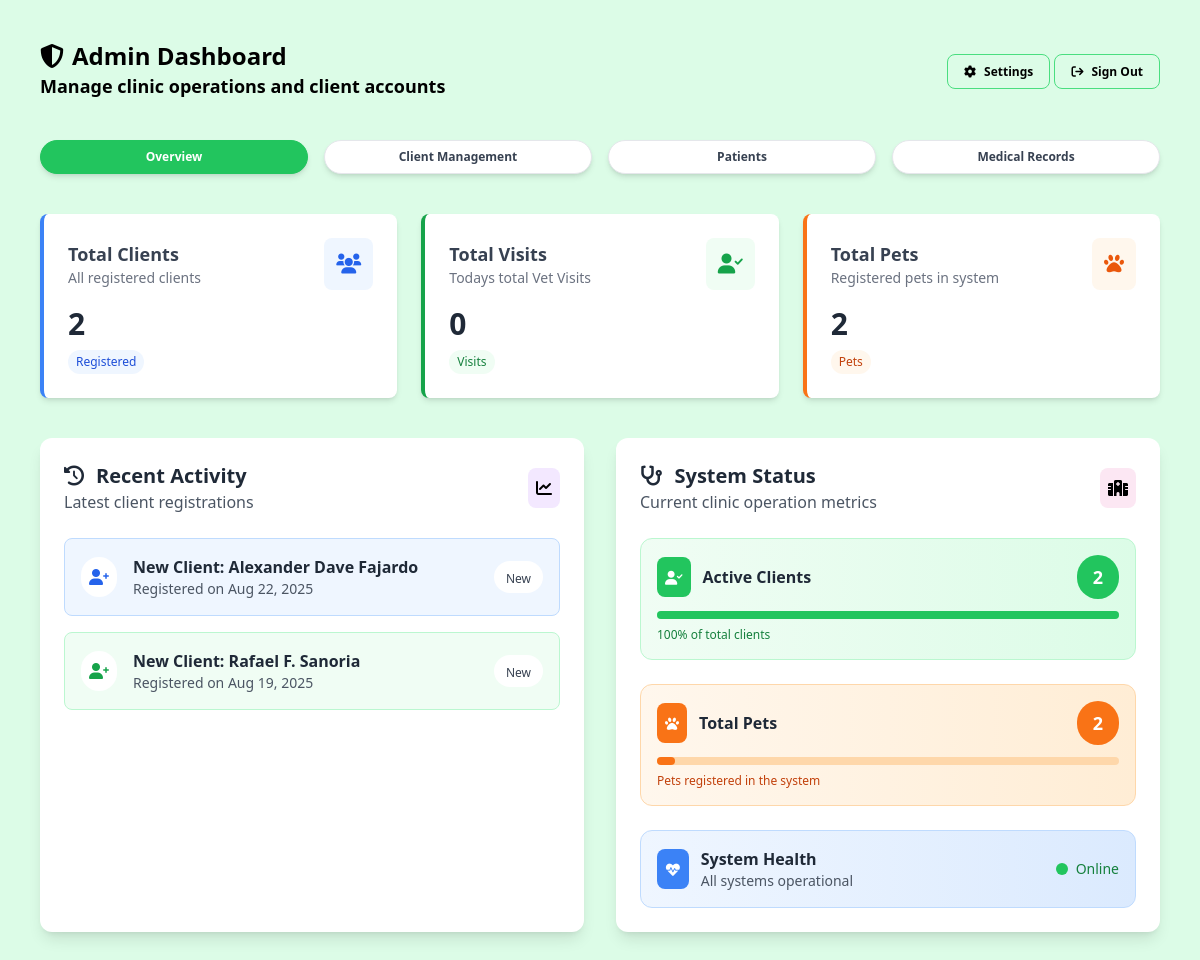
The page /admin/admin-dashboard.php (signed in) on the database as committed earlier.
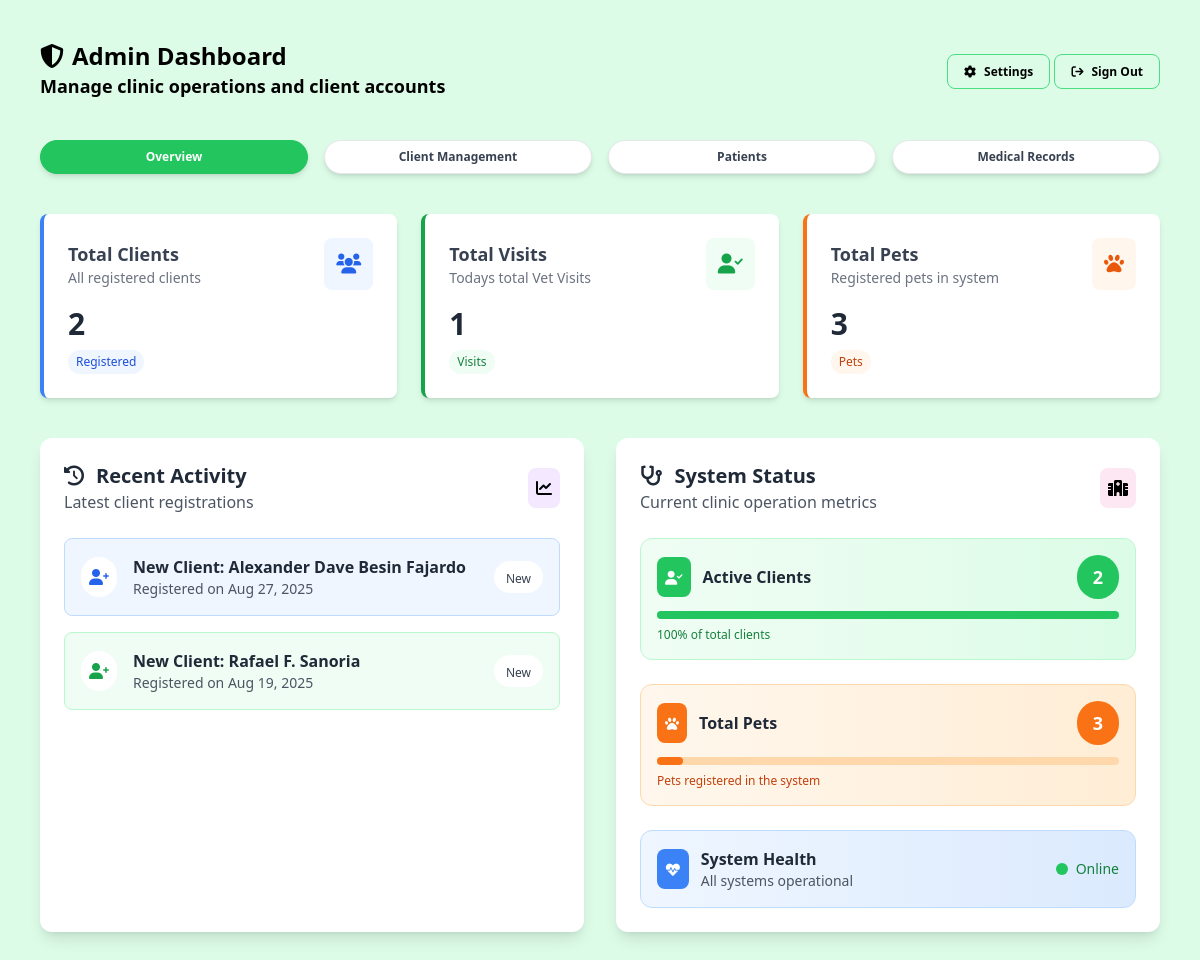
The same page on the database as committed later.
### tables this page shows
CREATE TABLE `owners` (
  `id` bigint(20) NOT NULL,
  `user_id` bigint(20) DEFAULT NULL,
  `name` text NOT NULL,
  `email` text DEFAULT NULL,
  `phone` varchar(32) DEFAULT NULL,
  `emergency` varchar(32) DEFAULT NULL,
  `address` longtext NOT NULL,
  `created_at` timestamp NOT NULL DEFAULT current_timestamp() ON UPDATE current_timestamp(),
  `status` enum('active','inactive') NOT NULL DEFAULT 'active'
);

### helpers/fetch.php (called while the page is built)
<?php
function fetchAllData(PDO $pdo, string $query, array $params = []): array
{
    $stmt = $pdo->prepare($query);
    $stmt->execute($params);
    return $stmt->fetchAll(PDO::FETCH_ASSOC);
}
function fetchOneData(PDO $pdo, string $query, array $params = []): ?array
{
    $stmt = $pdo->prepare($query);
    $stmt->execute($params);
    $result = $stmt->fetch(PDO::FETCH_ASSOC);
    return $result ?: null;
}

### admin/admin-dashboard.php (the view, shortened to what the changed rows need)
<?php
include_once '../config/config.php';
require_once '../helpers/fetch.php';
$petOwners = fetchAllData($pdo, "SELECT * FROM users WHERE access_type = 'owner'");
$allPetOwners = fetchAllData($pdo, "SELECT * FROM owners ORDER BY created_at DESC LIMIT 4");
$totalPets = fetchAllData($pdo, "SELECT * FROM pets");
$totalRecords = fetchOneData($pdo, "SELECT COUNT(*) AS total_transactions_today
FROM medical_records
WHERE visit_date = CURDATE()");
?>
<!DOCTYPE html>
<html lang="en">
<head>
    <script src="https://cdn.tailwindcss.com"></script>
    <link rel="stylesheet" href="https://cdnjs.cloudflare.com/ajax/libs/font-awesome/6.0.0-beta3/css/all.min.css">
</head>
<body class="bg-green-100 w-full h-screen overflow-y-auto">
    <?php
    include_once '../includes/admin-header.php';
    ?>
    <main class="pb-10">
        <section class="p-6 md:p-10">
            <div class="grid grid-cols-1 md:grid-cols-3 gap-6 w-full">
                <div class="bg-white rounded-lg shadow-md p-6 card-hover border-l-4 border-blue-500">
                    <div>
                        <h2 class="text-3xl font-bold text-gray-800"><?php echo count($petOwners); ?></h2>
                    </div>
                </div>
                <div class="bg-white rounded-lg shadow-md p-6 card-hover border-l-4 border-green-600">
                    <div>
                        <h2 class="text-3xl font-bold text-gray-800">
                            <?php echo $totalRecords['total_transactions_today']; ?></h2>
                        <span
                            class="bg-green-50 text-green-700 text-xs font-medium px-2 py-1 rounded-full mt-2 inline-block">
                            Visits
                        </span>
                    </div>
                </div>
                <div class="bg-white rounded-lg shadow-md p-6 card-hover border-l-4 border-orange-500">
                    <div>
                        <h2 class="text-3xl font-bold text-gray-800"><?php echo count($totalPets); ?></h2>
                        <span
                            class="bg-orange-50 text-orange-700 text-xs font-medium px-2 py-1 rounded-full mt-2 inline-block">
                            Pets
                        </span>
                    </div>
                </div>
            </div>
        </section>
        <section class="px-6 md:px-10 grid grid-cols-1 lg:grid-cols-2 gap-8 w-full mb-6">
            <div class="bg-white rounded-xl shadow-lg p-6 card-hover animate-slide-up" style="animation-delay: 0.3s;">
                <div class="space-y-4">
                    <?php
                    $colors = ['bg-blue-50 border-blue-200', 'bg-green-50 border-green-200', 'bg-purple-50 border-purple-200'];
                    $iconColors = ['text-blue-600', 'text-green-600', 'text-purple-600'];
                    $index = 0;
                    foreach ($allPetOwners as $owner) {
                        $colorClass = $colors[$index % 3];
                        $iconColor = $iconColors[$index % 3];
                        echo '<div class="flex items-center p-4 ' . $colorClass . ' border rounded-lg hover:shadow-md transition-all duration-300">';
                        echo '<div class="bg-white p-2 rounded-full mr-4">';
                        echo '<i class="fa-solid fa-user-plus ' . $iconColor . '"></i>';
                        echo '</div>';
                        echo '<div class="flex-1">';
                        echo '<h4 class="font-semibold text-gray-800">New Client: ' . htmlspecialchars($owner['name']) . '</h4>';
                        echo '<p class="text-sm text-gray-600">Registered on ' . date('M d, Y', strtotime($owner['created_at'])) . '</p>';
                        echo '</div>';
                        echo '<div class="bg-white px-3 py-1 rounded-full">';
                        echo '<span class="text-xs font-medium text-gray-700">New</span>';
                        echo '</div>';
                        echo '</div>';
                        $index++;
                    }
                    ?>
                </div>
            </div>
            <div class="bg-white rounded-xl shadow-lg p-6 card-hover animate-slide-up" style="animation-delay: 0.4s;">
                <div class="space-y-6">
                    <div class="bg-gradient-to-r from-orange-50 to-orange-100 p-4 rounded-xl border border-orange-200">
                        <div class="flex items-center justify-between mb-3">
                            <div class="flex items-center">
                                <div class="bg-orange-500 p-2 rounded-lg mr-3">
                                </div>
                                <h4 class="font-semibold text-gray-800">Total Pets</h4>
                            </div>
                            <div class="bg-orange-500 text-white px-4 py-2 rounded-full font-bold text-lg">
                                <?php echo count($totalPets); ?>
                            </div>
                        </div>
                        <div class="w-full bg-orange-200 rounded-full h-2">
                            <div class="bg-orange-500 h-2 rounded-full"
                                style="width: <?php echo min(100, (count($totalPets) / max(1, count($totalPets) + 50)) * 100); ?>%">
                            </div>
                        </div>
                    </div>
                </div>
            </div>
        </section>
    </main>
</body>
</html>

Rows that differ between the two databases and show on the page:
removed owners: name "Alexander Dave Fajardo", created_at "Aug 22, 2025"
added owners: name "Alexander Dave Besin Fajardo", created_at "Aug 27, 2025"
Other text that changed with them:
$totalRecords['total_transactions_today']: "0" → "1"
count($totalPets): "2" → "3"
min(100, (count($totalPets) / max(1, count($totalPets) + 50)) * 100): 3.8461538461538 → 5.6603773584906 (drawn)
